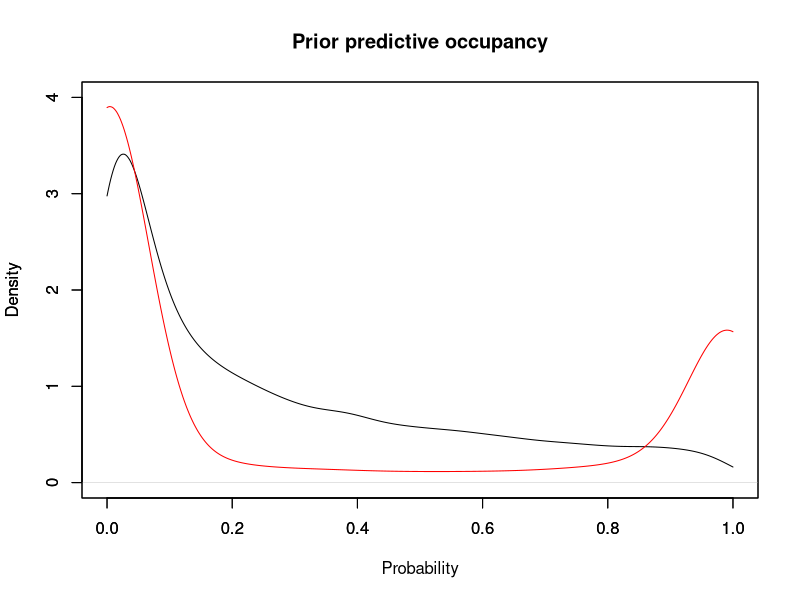
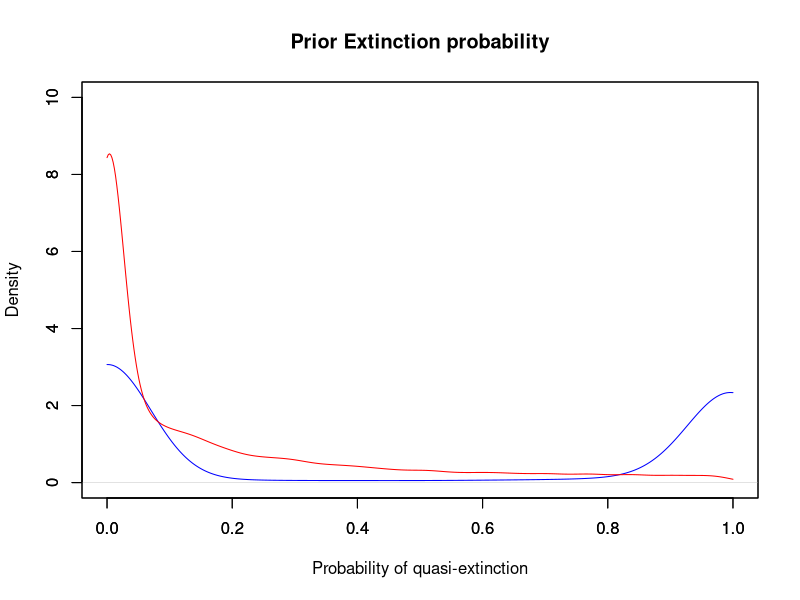

These figures' R source, in order:
# Induced priors on parameters of interest (functions of parameters): Prior predictive distributions
# This program will produce figures 5 and 6. 

# Occupancy probability: Priors on the natural parameters affect the prior predictive distribution.

# Uniform priors on the original scale. This is also affected by the number of visits.

k = 2
B = 10000
p1 = runif(B,0,1)
psi1 = runif(B,0,1)
parms.mat = cbind(p1,psi1)
occupancy.pred = (((1-p1)^k)*psi1)/(((1-p1)^k)*psi1 + (1-psi1))

plot(density(occupancy.pred,from=0,to=1),ylim=c(0,4),main="",xlab="")
# hist(occupancy.pred)
summary(occupancy.pred)

# Non-informative prior on the Logit scale
k = 2
B = 10000
library(boot)
Y1 = rnorm(B,0,10)
Y2 = rnorm(B,0,10)
p1 = inv.logit(Y1)
psi1 = inv.logit(Y2)
parms.mat = cbind(p1,psi1)
occupancy.pred = (((1-p1)^k)*psi1)/(((1-p1)^k)*psi1 + (1-psi1))
par(new=T)
plot(density(occupancy.pred,from=0,to=1),ylim=c(0,4),col="red",main="Prior predictive occupancy",xlab="Probability")
# hist(occupancy.pred)
summary(occupancy.pred)






# PVA and induced priors (Dennis et al 1991, equation 15)

B = 10000
mu1 = rlnorm(B,0,10)
sigma1 = rlnorm(B,0,10)
xd = 10
PseudoExtinct = exp(-2*mu1*xd/(sigma1^2))
plot(density(PseudoExtinct,from=0,to=1),ylim=c(0,10),col="blue",main="Prior Extinction probability",xlab="",ylab="")
# hist(PseudoExtinct)
summary(PseudoExtinct)

B = 10000
mu1 = runif(B,0,10)
sigma1 = runif(B,0,10)
xd = 10
PseudoExtinct = exp(-2*mu1*xd/(sigma1^2))
par(new=T)
plot(density(PseudoExtinct,from=0,to=1),ylim=c(0,10),col="red",main="",xlab="Probability of quasi-extinction",ylab="Density")

summary(PseudoExtinct)


